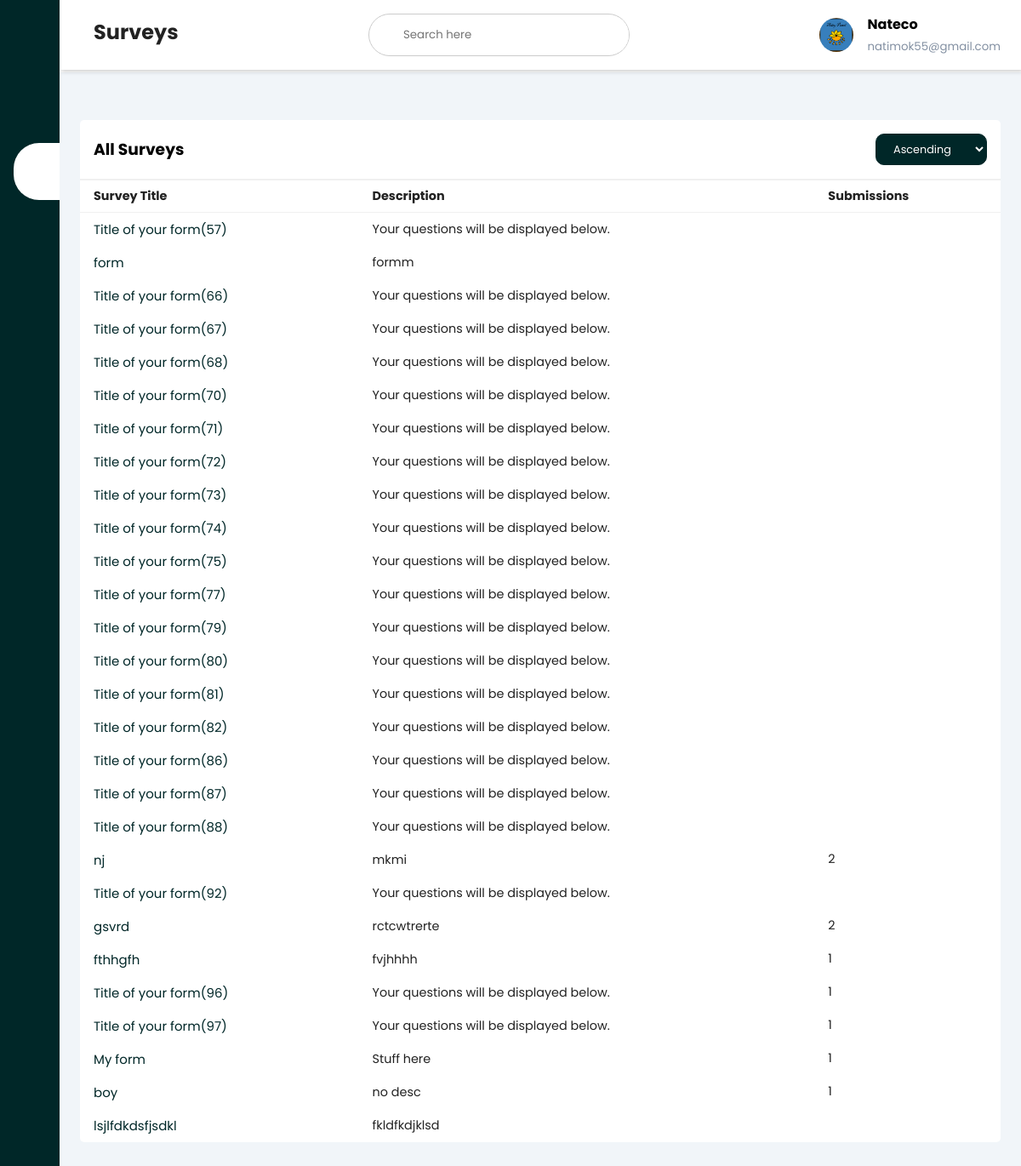
Screenshot of /Resources/html/surveysearch.php (signed in) with the database file from the repository.
### tables this page shows
CREATE TABLE `orgs` (
  `o_name` varchar(256) NOT NULL,
  `o_id` int(11) NOT NULL,
  `o_email` varchar(256) NOT NULL,
  `o_password` varchar(256) NOT NULL,
  `o_surveys` int(11) UNSIGNED DEFAULT NULL,
  `o_payment` int(11) UNSIGNED DEFAULT NULL,
  `review_number` int(11) UNSIGNED DEFAULT NULL,
  `o_profilephoto` varchar(256) DEFAULT NULL
);

CREATE TABLE `survey` (
  `s_name` varchar(256) NOT NULL,
  `s_description` mediumtext NOT NULL,
  `s_id` int(11) NOT NULL,
  `s_occupation` varchar(256) NOT NULL,
  `s_age` int(3) UNSIGNED NOT NULL,
  `s_gender` varchar(1) NOT NULL,
  `s_content` longtext NOT NULL,
  `s_questions` mediumtext DEFAULT NULL,
  `filled_surveys` int(11) UNSIGNED DEFAULT NULL
);

### Resources/html/surveysearch.php (the view, shortened to what this page needs)
<?php
include '../php/db.inc.php';
$email = $_SESSION['email'];
$sql = "SELECT * FROM orgs WHERE o_email='$email';";
$result = mysqli_query($conn, $sql);
$resultcheck = mysqli_fetch_row($result);
?>
<!DOCTYPE html>
<html lang="en">
<head>
    <link rel="stylesheet" href="../css/showsurvey.css">
    <link rel="stylesheet" href="https://maxst.icons8.com/vue-static/landings/line-awesome/line-awesome/1.3.0/css/line-awesome.min.css">
</head>
<body>
    <div class="sidebar">
        <div class="sidebar-brand">
            <h2>
            </h2>
        </div>
        <div class="sidebar-menu">
            <ul>
                <li>
                    <a href="orgdash.php"><span class="las la-igloo"></span><span>Dashboard</span></a>
                </li>
                <li>
                    <a href="showsurveys.php" class="active"><span class="las la-clipboard-list"></span><span>Surveys</span></a>
                </li>
                <li>
                    <a href="form.php"><span class="las la-shopping-bag"></span><span>Create +</span></a>
                </li>
                <li>
                    <a href="orgprofile-update.php"><span class="las la-user-circle"></span><span>Profile</span></a>
                </li>
                <li>
                    <a href="../../Resources/php/logout.php"><span class="las la-clipboard-list"></span><span>Log Out</span></a>
                </li>
            </ul>
        </div>
    </div>
    <div class="main-content">
        <header>
            <h2>
                <label for="nav-toggle">
                    <span class="las la-bars"></span>
                </label>
                Surveys
            </h2>
            <div class="search-wrapper">
                <form action="" method="POST">
                    <input name="search" type="search" placeholder="Search here" />
                </form>
            </div>
            <div class="user-wrapper">
                <?php
                if ($resultcheck[7] == '') {
                    echo '<img src="../images/userimg.png" width="40px" height="40px" alt="">';
                } else {
                    echo '<img src="uploaded-img/' . $resultcheck[7] . '" width="40px" height="40px" alt="">';
                }
                ?>
                <div>
                    <h4>
                        <?php
                        echo "$resultcheck[0] ";
                        ?>
                    </h4>
                    <small>
                        <?php
                        echo "$resultcheck[2] ";
                        ?>
                    </small>
                </div>
            </div>
        </header>
        <main>
            <div class="recent-grid">
                <div class="projects">
                    <div class="card">
                        <div class="card-header">
                            <h3>All Surveys</h3>
                            <form action="" method="POST" id="filtersurvey">
                                <select name="surveyfilter" id="surveyfilter" onchange="submitFilter();">
                                    <option value="Ascending" <?php
                                                                if (isset($_POST['surveyfilter'])) {
                                                                    if ($_POST['surveyfilter'] == "Ascending") {
                                                                        echo "selected";
                                                                    }
                                                                }
                                                                ?>>Ascending</option>
                                </select>
                            </form>
                        </div>
                        <div class="card-body">
                            <div class="table-responsive">
                                <table width="100%">
                                    <thead>
                                        <tr>
                                            <td>Survey Title</td>
                                            <td>Description</td>
                                            <td>Submissions</td>
                                        </tr>
                                    </thead>
                                    <tbody>
                                        <?php
                                        if (isset($_POST['search'])) {
                                            if (isset($_POST['surveyfilter'])) {
                                                if ($_POST['surveyfilter'] == "Ascending") {
                                                    $querysurvey = "SELECT * FROM survey WHERE s_id IN (SELECT s_id FROM survey_owner WHERE o_id='$resultcheck[1]') AND s_name LIKE '%" . $search . "%' ORDER BY s_id;";
                                                } elseif ($_POST['surveyfilter'] == "Descending") {
                                                    $querysurvey = "SELECT * FROM survey WHERE s_id IN (SELECT s_id FROM survey_owner WHERE o_id='$resultcheck[1]') AND s_name LIKE '%" . $search . "%' ORDER BY s_id DESC;";
                                                }
                                            } else {
                                                $querysurvey = "SELECT * FROM survey WHERE s_id IN (SELECT s_id FROM survey_owner WHERE o_id='$resultcheck[1]') AND s_name LIKE '%" . $_POST['search'] . "%' ORDER BY s_id;";
                                            }
                                        } else {
                                            $querysurvey = "SELECT * FROM survey WHERE s_id IN (SELECT s_id FROM survey_owner WHERE o_id='$resultcheck[1]') ORDER BY s_id;";
                                        }
                                        $queryresult = mysqli_query($conn, $querysurvey);
                                        $queryresultcheck = mysqli_num_rows($queryresult);
                                        if ($queryresultcheck > 0) {
                                            while ($row = mysqli_fetch_assoc($queryresult)) {
                                                echo "<tr>
                                            <td><a href='showusers.php?id=" . $row['s_id'] . "'>" . $row['s_name'] . "</a></td>
                                            <td>" . $row['s_description'] . "</td>
                                            <td>" . $row['filled_surveys'] . "</td>
                                        </tr>
                                        <tr>";
                                            }
                                        }
                                        ?>
                                    </tbody>
                                </table>
                            </div>
                        </div>
                    </div>
                </div>
            </div>
        </main>
    </div>
</body>
</html>

### Resources/css/showsurvey.css (style rules this page uses)
:root { --main-color: #002728; --color-dark: #1d2231; --text-grey: #8390A2; }
* { padding: 0; margin: 0; box-sizing: border-box; list-style-type: none; text-decoration: none; font-family: 'Poppins', sans-serif; }
.sidebar { width: 345px; position: fixed; left: 0; top: 0; height: 100%; background-color: var(--main-color); z-index: 100; transition: width 300ms; }
.sidebar-brand { height: 90px; padding: 1rem 0rem 1rem 2rem; color: #fff; }
.sidebar-menu { margin-top: 1rem; }
.sidebar-menu li { width: 100%; margin-bottom: 1.7rem; padding-left: 1rem; }
.sidebar-menu a { padding-left: 1rem; display: block; color: #fff; font-size: 1.1rem; }
.sidebar-menu a.active { background: #fff; padding-top: 1rem; padding-bottom: 1rem; color: var(--main-color); border-radius: 30px 0px 0px 30px; }
.sidebar-menu a span:first-child { font-size: 1.5rem; padding-right: 1rem; }
.main-content { transition: margin-left 300ms; margin-left: 345px; }
header { background-color: #fff; display: flex; justify-content: space-between; padding: 1rem 1.5rem; box-shadow: 2px 2px 5px rgba(0, 0, 0, 0.2); position: fixed; left: 345px; width: calc(100% - 345px); top: 0; z-index: 100; transition: left 300ms; }
header h2 { color: #222; }
header label span { font-size: 1.7rem; padding-right: 1rem; }
.search-wrapper { border: 1px solid #ccc; border-radius: 30px; height: 50px; display: flex; align-items: center; overflow-x: hidden; }
.search-wrapper input { height: 100%; padding: .5rem; border: none; outline: none; }
.user-wrapper { display: flex; align-items: center; }
.user-wrapper img { border-radius: 50%; margin-right: 1rem; }
.user-wrapper small { display: inline-block; color: var(--text-grey); }
main { margin-top: 85px; padding: 2rem 1.5rem; background: #f1f5f9; min-height: calc(100vh - 90px); }
.recent-grid { margin-top: 1.5rem; display: grid; grid-gap: 2rem; }
.card { background-color: #fff; border-radius: 5px; }
.card-header { padding: 1rem; }
.card-header { display: flex; justify-content: space-between; align-items: center; border-bottom: 1px solid #f0f0f0; }
table { border-collapse: collapse; }
thead tr { border-top: 1px solid #f0f0f0; border-bottom: 1px solid #f0f0f0; padding: .5rem 0rem; }
thead td { font-weight: 700; }
td { padding: .5rem 1rem; font-size: .9rem; color: #222; }
tr td:last-child { display: flex; align-items: center; }
.table-responsive { width: 100%; overflow-x: auto; }
table tbody tr td a { color: #002728 !important; font-size: 15px !important; transition: all 0.8s; }
select { background-color: var(--main-color); border-radius: 10px; color: #fff; font-size: .8rem; padding: .5rem 1rem; border: 1px solid var(--main-color); }
@media only screen and (max-width: 1200px) { .sidebar { width: 70px; } }
@media only screen and (max-width: 1200px) { .sidebar .sidebar-brand, .sidebar li { padding-left: 1rem; text-align: center; } }
@media only screen and (max-width: 1200px) { .sidebar li a { padding-left: 0rem; } }
@media only screen and (max-width: 1200px) { .main-content { margin-left: 70px; } }
@media only screen and (max-width: 1200px) { .main-content header { width: calc(100% - 70px); left: 70px; } }

### rows the page displays
orgs: o_profilephoto (picture), o_name "Nateco", o_email "natimok55@gmail.com"
survey: s_name "Title of your form(57)", s_description "Your questions will be displayed below."
survey: s_name "form", s_description "formm"
survey: s_name "Title of your form(66)", s_description "Your questions will be displayed below."
survey: s_name "Title of your form(67)", s_description "Your questions will be displayed below."
survey: s_name "Title of your form(68)", s_description "Your questions will be displayed below."
survey: s_name "Title of your form(70)", s_description "Your questions will be displayed below."
survey: s_name "Title of your form(71)", s_description "Your questions will be displayed below."
survey: s_name "Title of your form(72)", s_description "Your questions will be displayed below."
survey: s_name "Title of your form(73)", s_description "Your questions will be displayed below."
survey: s_name "Title of your form(74)", s_description "Your questions will be displayed below."
survey: s_name "Title of your form(75)", s_description "Your questions will be displayed below."
survey: s_name "Title of your form(77)", s_description "Your questions will be displayed below."
survey: s_name "Title of your form(79)", s_description "Your questions will be displayed below."
survey: s_name "Title of your form(80)", s_description "Your questions will be displayed below."
survey: s_name "Title of your form(81)", s_description "Your questions will be displayed below."
survey: s_name "Title of your form(82)", s_description "Your questions will be displayed below."
survey: s_name "Title of your form(86)", s_description "Your questions will be displayed below."
survey: s_name "Title of your form(87)", s_description "Your questions will be displayed below."
survey: s_name "Title of your form(88)", s_description "Your questions will be displayed below."
survey: s_name "nj", s_description "mkmi", filled_surveys "2"
survey: s_name "Title of your form(92)", s_description "Your questions will be displayed below."
survey: s_name "gsvrd", s_description "rctcwtrerte", filled_surveys "2"
survey: s_name "fthhgfh", s_description "fvjhhhh", filled_surveys "1"
survey: s_name "Title of your form(96)", s_description "Your questions will be displayed below.", filled_surveys "1"
survey: s_name "Title of your form(97)", s_description "Your questions will be displayed below.", filled_surveys "1"
survey: s_name "My form", s_description "Stuff here", filled_surveys "1"
survey: s_name "boy", s_description "no desc", filled_surveys "1"
survey: s_name "lsjlfdkdsfjsdkl", s_description "fkldfkdjklsd"
